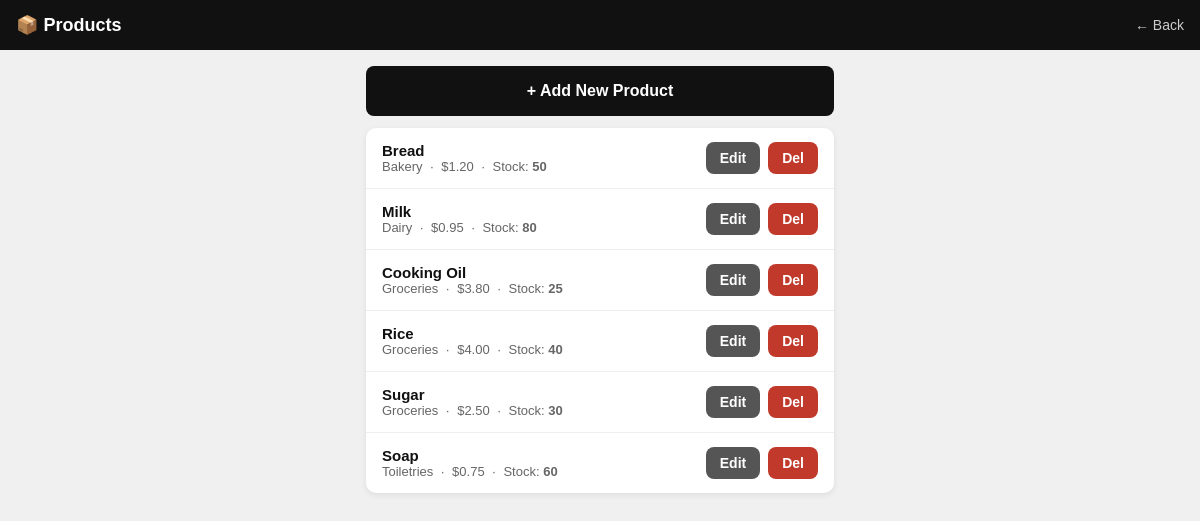
Screenshot of /products (signed in) with the database file from the repository.
### tables this page shows
CREATE TABLE tblProducts (
        ProductID INTEGER PRIMARY KEY,
        ProductName TEXT,
        Category TEXT,
        Price REAL,
        StockQty INTEGER
    );

### app.py (the view)
@app.route('/products')
def products():
    if 'user' not in session or session['role'] != 'Admin':
        return redirect(url_for('menu'))
    conn = get_db()
    items = conn.execute("SELECT * FROM tblProducts ORDER BY Category, ProductName").fetchall()
    conn.close()
    return render_template('products.html', products=items)

### app.py (called while the page is built)
def get_db():
    conn = sqlite3.connect(DB)
    conn.row_factory = sqlite3.Row
    return conn

### templates/products.html (shortened to what this page needs)
<!DOCTYPE html>
<html>
<head>
  <link rel="stylesheet" href="/static/style.css">
</head>
<body>
<div class="topbar">
  <h1>📦 Products</h1>
  <a href="/menu">← Back</a>
</div>
<div class="container" style="padding-top:16px;">
  <a href="/products/add" class="btn btn-black">+ Add New Product</a>
  <div class="card" style="padding:0; overflow:hidden;">
    {% for p in products %}
    <div class="product-row" style="padding:14px 16px;">
      <div class="product-info">
        <div class="product-name">{{ p['ProductName'] }}</div>
        <div class="product-meta">{{ p['Category'] }} &nbsp;·&nbsp; ${{ "%.2f"|format(p['Price']) }} &nbsp;·&nbsp;
          Stock: <strong {% if p['StockQty'] < 10 %}style="color:#c0392b"{% endif %}>{{ p['StockQty'] }}</strong>
        </div>
      </div>
      <div style="display:flex; gap:8px;">
        <a href="/products/edit/{{ p['ProductID'] }}" class="btn btn-grey btn-sm">Edit</a>
        <a href="/products/delete/{{ p['ProductID'] }}" class="btn btn-red btn-sm" onclick="return confirm('Delete this product?')">Del</a>
      </div>
    </div>
    {% endfor %}
  </div>
</div>
</body>
</html>

### static/style.css (style rules this page uses)
* { box-sizing: border-box; margin: 0; padding: 0; }
body { font-family: Arial, sans-serif; background: #f0f0f0; color: #111; font-size: 16px; }
.topbar { background: #111; color: #fff; padding: 14px 16px; display: flex; justify-content: space-between; align-items: center; position: sticky; top: 0; z-index: 100; }
.topbar h1 { font-size: 18px; }
.topbar a { color: #ccc; text-decoration: none; font-size: 14px; }
.container { padding: 16px; max-width: 500px; margin: 0 auto; }
.card { background: #fff; border-radius: 10px; padding: 20px; margin-bottom: 16px; box-shadow: 0 2px 6px rgba(0,0,0,0.08); }
.btn { display: block; width: 100%; padding: 16px; border: none; border-radius: 8px; font-size: 16px; font-weight: bold; cursor: pointer; text-align: center; text-decoration: none; margin-bottom: 12px; }
.btn-black { background: #111; color: #fff; }
.btn-grey { background: #555; color: #fff; }
.btn-red { background: #c0392b; color: #fff; }
.btn-sm { display: inline-block; width: auto; padding: 8px 14px; font-size: 14px; margin-bottom: 0; }
.product-row { display: flex; align-items: center; justify-content: space-between; padding: 12px 0; border-bottom: 1px solid #eee; gap: 10px; }
.product-row:last-child { border-bottom: none; }
.product-info { flex: 1; }
.product-name { font-weight: bold; font-size: 15px; }
.product-meta { font-size: 13px; color: #666; }

### rows the page displays
tblProducts: ProductName "Bread", Category "Bakery", Price "1.20", StockQty "50"
tblProducts: ProductName "Milk", Category "Dairy", Price "0.95", StockQty "80"
tblProducts: ProductName "Cooking Oil", Category "Groceries", Price "3.80", StockQty "25"
tblProducts: ProductName "Rice", Category "Groceries", Price "4.00", StockQty "40"
tblProducts: ProductName "Sugar", Category "Groceries", Price "2.50", StockQty "30"
tblProducts: ProductName "Soap", Category "Toiletries", Price "0.75", StockQty "60"
